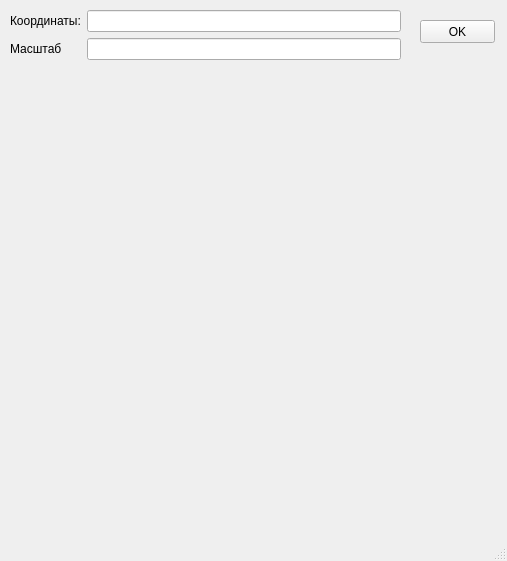
<?xml version="1.0" encoding="UTF-8"?>
<ui version="4.0">
 <class>MainWindow</class>
 <widget class="QMainWindow" name="MainWindow">
  <property name="geometry">
   <rect>
    <x>0</x>
    <y>0</y>
    <width>507</width>
    <height>561</height>
   </rect>
  </property>
  <property name="minimumSize">
   <size>
    <width>507</width>
    <height>324</height>
   </size>
  </property>
  <property name="maximumSize">
   <size>
    <width>507</width>
    <height>561</height>
   </size>
  </property>
  <property name="windowTitle">
   <string>Карта</string>
  </property>
  <widget class="QWidget" name="centralwidget">
   <widget class="QWidget" name="formLayoutWidget">
    <property name="geometry">
     <rect>
      <x>10</x>
      <y>10</y>
      <width>391</width>
      <height>51</height>
     </rect>
    </property>
    <layout class="QFormLayout" name="formLayout">
     <item row="0" column="0">
      <widget class="QLabel" name="label">
       <property name="text">
        <string>Координаты:</string>
       </property>
      </widget>
     </item>
     <item row="0" column="1">
      <widget class="QLineEdit" name="coords_input"/>
     </item>
     <item row="1" column="0">
      <widget class="QLabel" name="label_2">
       <property name="text">
        <string>Масштаб</string>
       </property>
      </widget>
     </item>
     <item row="1" column="1">
      <widget class="QLineEdit" name="scale_input"/>
     </item>
    </layout>
   </widget>
   <widget class="QLabel" name="map_image">
    <property name="geometry">
     <rect>
      <x>10</x>
      <y>80</y>
      <width>450</width>
      <height>450</height>
     </rect>
    </property>
    <property name="text">
     <string/>
    </property>
   </widget>
   <widget class="QPushButton" name="ok_btn">
    <property name="geometry">
     <rect>
      <x>420</x>
      <y>20</y>
      <width>75</width>
      <height>23</height>
     </rect>
    </property>
    <property name="text">
     <string>OK</string>
    </property>
   </widget>
  </widget>
  <widget class="QStatusBar" name="statusbar"/>
 </widget>
 <resources/>
 <connections/>
</ui>
